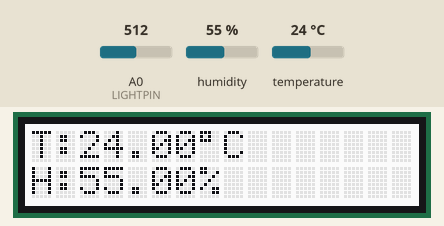
This sketch was run on a simulated Arduino Uno, built with avr-gcc and run on an emulated ATmega328P. Parts: 16×2 character LCD. The test bench sets the inputs (shaded band); at power-on: temperature 24 °C, humidity 55 %, A0 (LIGHTPIN) = 512. What the sketch prints to the serial monitor is not drawn.

Above: at 1.2 s.
1.3 s: temperature set to 19 °C
At 13.0 s:
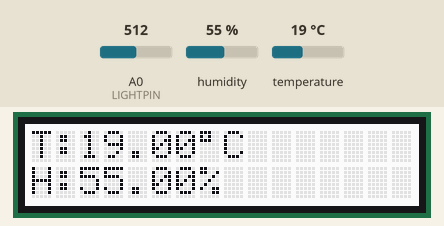
15.3 s: temperature set to 16 °C
At 28.0 s:
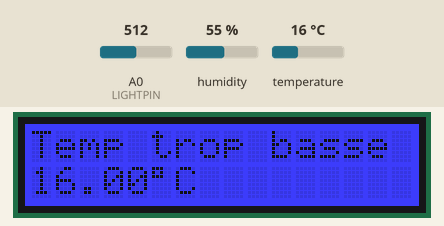
28.8 s: humidity set to 41 %
At 36.7 s:
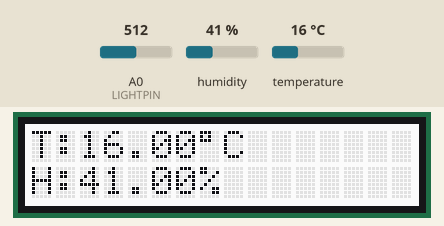
40.9 s: humidity set to 38 %
At 54.8 s:
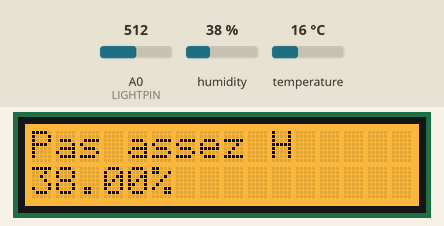
54.9 s: humidity set to 88 %
At 67.8 s:
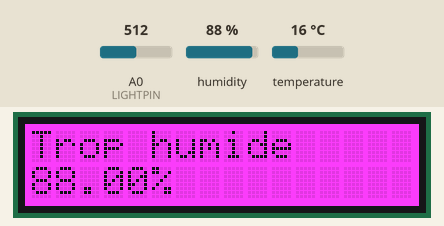
68.1 s: A0 (LIGHTPIN) set to 313
At 82.0 s:
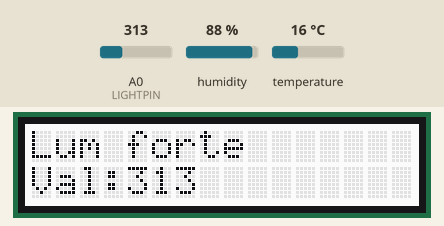
82.1 s: A0 (LIGHTPIN) set to 285
Timing chart, 0 to 85.1 s (numbered marks = the images above; inputs shaded):
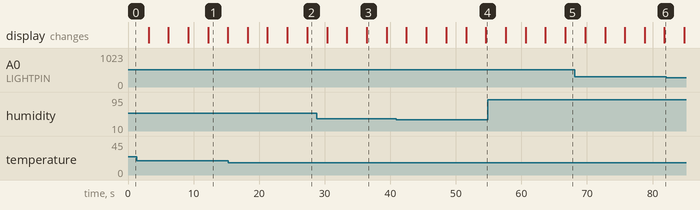

Measured:
- the behaviour switches between 18 and 17 °C on temperature (found by bisection; images 1 and 2)
- the behaviour switches between 40 and 39 % on humidity (found by bisection; images 3 and 4)
- what the display in image 1 shows lasts 3.0 s, from 12.2 s to 15.2 s

The sketch:

Code1.ino
```cpp
#include <DHT.h>
#include <Wire.h>
#include "rgb_lcd.h"

#define DHTPIN 2
#define DHTTYPE DHT11
#define LIGHTPIN A0

DHT dht(DHTPIN, DHTTYPE);
rgb_lcd lcd;

void setup() {

  dht.begin();

  lcd.begin(16, 2);
  lcd.setRGB(0, 255, 0);

  Serial.begin(9600);
}

// Le programme mesure la temperature, l'humidite et la lumiere.
// Les valeurs sont affichees sur l'ecran LCD.
// Des messages indiquent si les conditions sont bonnes pour les plantes.

void loop() {

  float temperature = dht.readTemperature();
  float humidite = dht.readHumidity();
  int lumiere = analogRead(LIGHTPIN);

  // Si le capteur ne repond pas
  if (isnan(temperature) || isnan(humidite)) {
    lcd.clear();
    lcd.print("Erreur capteur");
    delay(2000);
    return;
  }

  // Affichage des valeurs mesurees

  lcd.clear();
  lcd.setRGB(255, 255, 255);

  lcd.setCursor(0, 0);
  lcd.print("T:");
  lcd.print(temperature);
  lcd.print((char)223);
  lcd.print("C");

  lcd.setCursor(0, 1);
  lcd.print("H:");
  lcd.print(humidite);
  lcd.print("%");

  delay(3000);

  // Temperature trop basse : la serre est trop froide.

  lcd.clear();

  if (temperature < 18) {

    lcd.setRGB(0, 0, 255);

    lcd.print("Temp trop basse");

    lcd.setCursor(0, 1);
    lcd.print(temperature);
    lcd.print((char)223);
    lcd.print("C");
  }

  // Temperature ideale : les plantes peuvent pousser correctement.

  else if (temperature <= 30) {

    lcd.setRGB(0, 255, 0);

    lcd.print("Temp ideale");

    lcd.setCursor(0, 1);
    lcd.print(temperature);
    lcd.print((char)223);
    lcd.print("C");
  }

  // Temperature trop haute : il fait trop chaud dans la serre.

  else {

    lcd.setRGB(255, 0, 0);

    lcd.print("Temp trop haute");

    lcd.setCursor(0, 1);
    lcd.print(temperature);
    lcd.print((char)223);
    lcd.print("C");
  }

  delay(3000);

  // Verification de l'humidite

  lcd.clear();

  // L'air est trop sec.

  if (humidite < 40) {

    lcd.setRGB(255, 165, 0);

    lcd.print("Pas assez H");

    lcd.setCursor(0, 1);
    lcd.print(humidite);
    lcd.print("%");
  }

  // Humidite correcte.

  else if (humidite <= 70) {

    lcd.setRGB(0, 255, 0);

    lcd.print("H correcte");

    lcd.setCursor(0, 1);
    lcd.print(humidite);
    lcd.print("%");
  }

  // Trop d'humidite dans la serre.

  else {

    lcd.setRGB(255, 0, 255);

    lcd.print("Trop humide");

    lcd.setCursor(0, 1);
    lcd.print(humidite);
    lcd.print("%");
  }

  delay(3000);

  // Verification de la lumiere

  lcd.clear();

  if (lumiere < 300) {

    lcd.setRGB(255, 255, 0);

    lcd.print("Lum faible");

    lcd.setCursor(0, 1);
    lcd.print("Val:");
    lcd.print(lumiere);
  }

  else {

    lcd.setRGB(255, 255, 255);

    lcd.print("Lum forte");

    lcd.setCursor(0, 1);
    lcd.print("Val:");
    lcd.print(lumiere);
  }

  delay(3000);

  // Affichage dans le moniteur serie

  Serial.print("Temperature : ");
  Serial.print(temperature);
  Serial.println(" C");

  Serial.print("Humidite : ");
  Serial.print(humidite);
  Serial.println(" %");

  Serial.print("Lumiere : ");
  Serial.println(lumiere);
}
```
